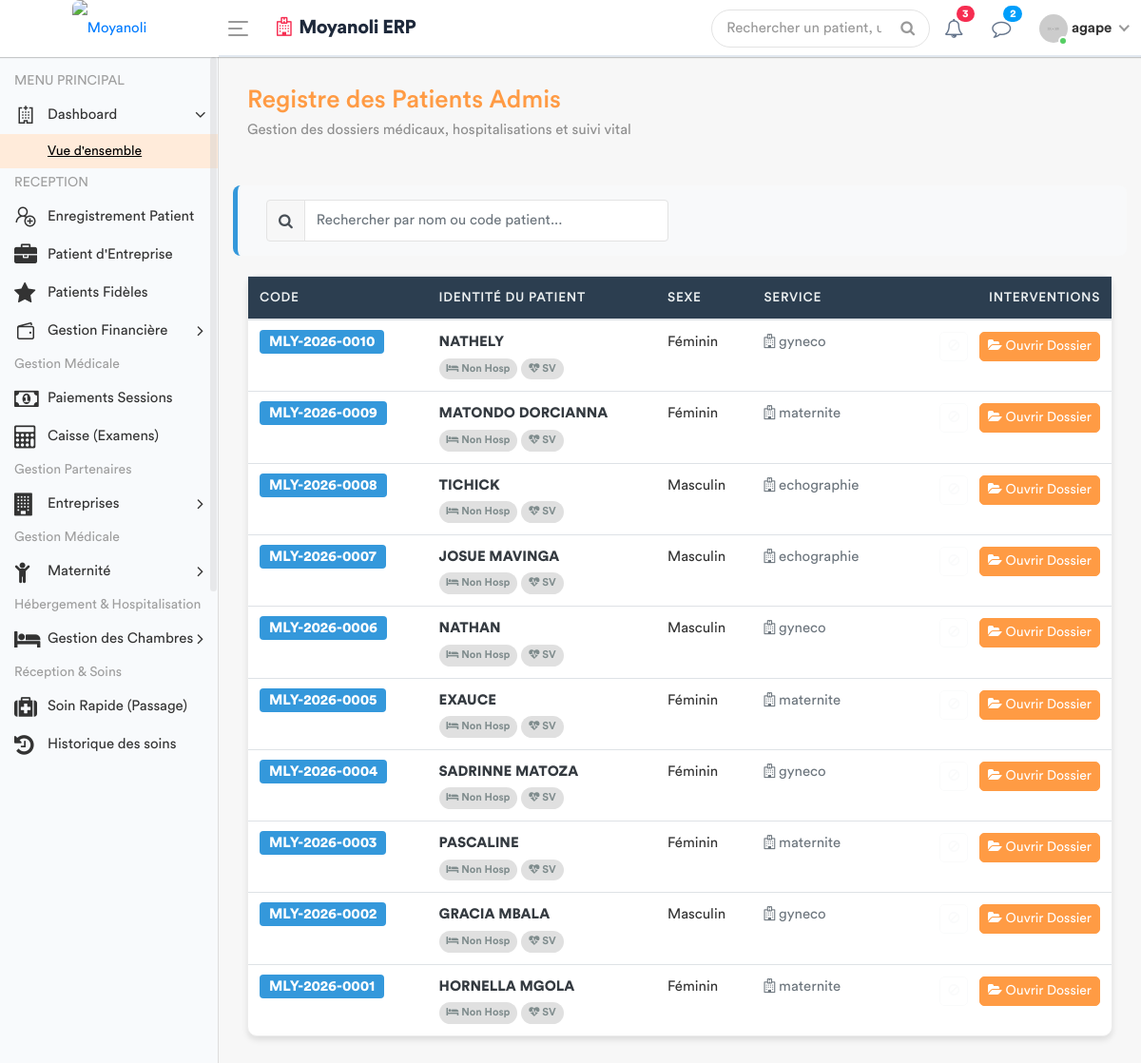
/patients/ (signed in), run on an earlier commit of the app's database.
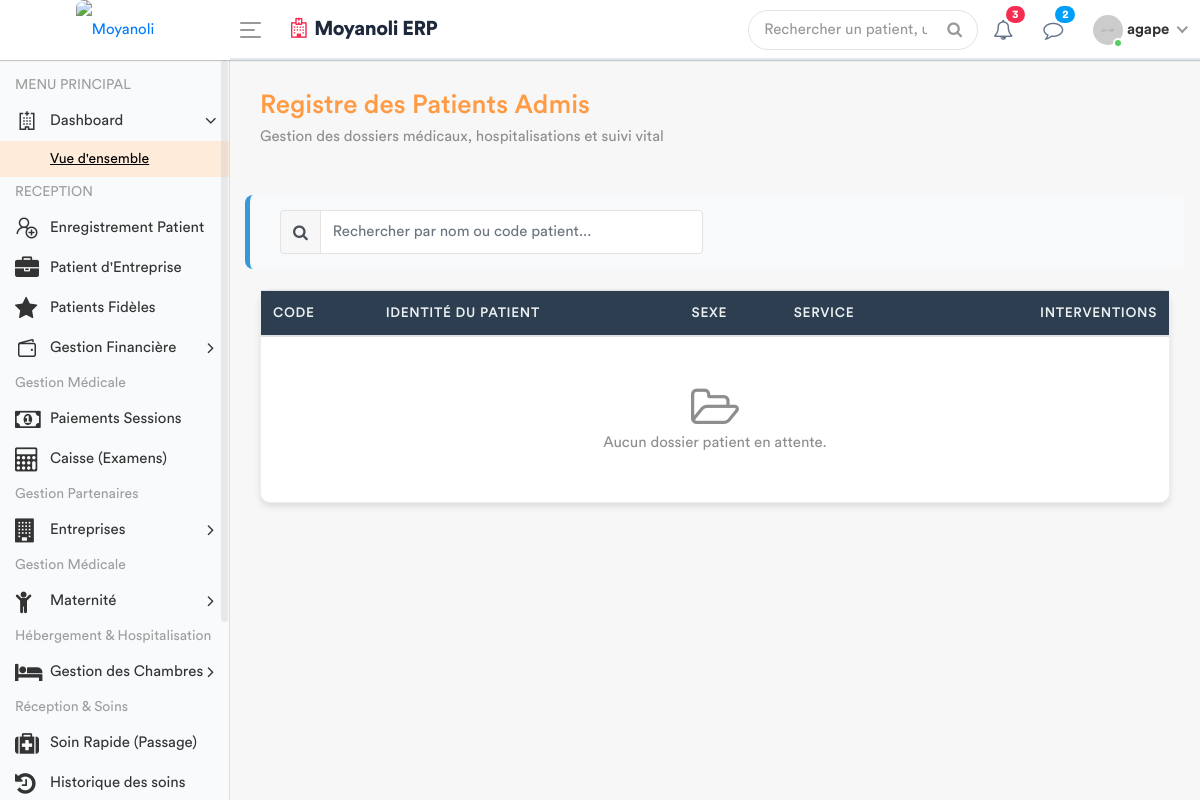
And on a later commit of the database.
### apps/models.py (models this page shows, shortened)
class Patient(models.Model):
    TYPE_CHOICES = [
        ('SIMPLE', 'Patient Simple'),
        ('FIDELE', 'Patient Fidèle'),
        ('CONVENTIONNE', 'Patient Conventionné'),
    ]
    code_patient = models.CharField(max_length=20, unique=True, editable=False)
    noms = models.CharField(max_length=100)
    service = models.ForeignKey('Service', on_delete=models.PROTECT, related_name='patients', null=True)
    sexe = models.CharField(max_length=1, choices=[('M', 'Masculin'), ('F', 'Féminin')])
    age = models.CharField(max_length=30)
    adresse = models.TextField()
    telephone = models.CharField(max_length=20)
    type_patient = models.CharField(max_length=15, choices=TYPE_CHOICES, default='SIMPLE')
    a_carte_fidelite = models.BooleanField(default=False, verbose_name="Possède carte de fidélité")
    entreprise = models.ForeignKey(
        'Entreprise',
        on_delete=models.SET_NULL,
        null=True,
        blank=True,
        related_name='patients',
        verbose_name="Entreprise (si conventionné)"
    )
    fiche_payee = models.BooleanField(default=False)
    created_by = models.ForeignKey(User, on_delete=models.SET_NULL, null=True, related_name='patients_crees')
    date_creation = models.DateTimeField(auto_now_add=True)
    date_modification = models.DateTimeField(auto_now=True)

class Service(models.Model):
    nom = models.CharField(max_length=100, unique=True)
    description = models.TextField(blank=True, null=True)
    date_creation = models.DateTimeField(default=timezone.now)
    class Meta:
        verbose_name = "Service"
        verbose_name_plural = "Services"

### apps/views.py (the view)
# urls.py: path('patients/', views.liste_patients_urgence, name='liste_patients_urgence'),
@login_required
def liste_patients_urgence(request):
    patients = Patient.objects.filter(fiche_payee=True).order_by('-id')
    role = Fonction.objects.filter(userKey=request.user).first()
    fonctionKey = role.fonctionKey.roleName if role and role.fonctionKey else None
    for p in patients:
        p.consultation_active = Consultation.objects.filter(
            triage__patient=p
        ).order_by('-date_creation').first()
        p.hosp_en_cours = Hospitalisation.objects.filter(
            patient=p,
            statut='EN_COURS'
        ).first()
    return render(request, 'back-end/medecin/liste_patients.html', {
        'patients': patients,
        'fonctionKey': fonctionKey
    })

### apps/templates/back-end/medecin/liste_patients.html (shortened to what this page needs)
<!DOCTYPE html>
{% load static %}
<html lang="fr">
    <head>
        {% include 'back-end/includes/css.html' %}
    </head>
    <body>
        <div class="main-wrapper">
            {% include 'back-end/includes/header.html' %}
            {% include 'back-end/includes/sidebar.html' %}
            <div class="page-wrapper">
                <div class="content container-fluid">
                    <div class="page-header">
                        <div class="row align-items-center">
                            <div class="col">
                                <h3 class="page-title text-primary">Registre des Patients Admis</h3>
                                <p class="text-muted">Gestion des dossiers médicaux, hospitalisations et suivi vital</p>
                            </div>
                        </div>
                    </div>
                    <div class="row search-container">
                        <div class="col-md-6">
                            <div class="input-group">
                                <div class="input-group-prepend"><span class="input-group-text"><i class="fa fa-search"></i></span></div>
                                <input type="text" id="searchInput" class="form-control" placeholder="Rechercher par nom ou code patient...">
                            </div>
                        </div>
                    </div>
                    <div class="card">
                        <div class="card-body p-0">
                            <div class="table-responsive">
                                <table class="table table-hover mb-0" id="patientTable">
                                    <thead>
                                        <tr>
                                            <th>CODE</th>
                                            <th>IDENTITÉ DU PATIENT</th>
                                            <th>SEXE</th>
                                            <th>SERVICE</th>
                                            <th class="text-right">INTERVENTIONS</th>
                                        </tr>
                                    </thead>
                                    <tbody id="patientTableBody">
                                        {% for patient in patients %}
                                        <tr class="align-middle">
                                            <td><span class="badge-code">{{ patient.code_patient }}</span></td>
                                            <td>
                                                <div class="font-weight-bold text-dark">{{ patient.noms }}</div>
                                                <div>
                                                    <span id="hosp_tab" class="med-tab {% if not patient.hosp_en_cours %}tab-inactive{% endif %}">
                                                        <i class="fa fa-bed"></i> {% if patient.hosp_en_cours %}Lit: {{ patient.hosp_en_cours.lit.nom_lit }}{% else %}Non Hosp{% endif %}
                                                    </span>
                                                    <span id="sv_tab" class="med-tab {% if not patient.a_signes_vitaux %}tab-inactive{% endif %}">
                                                        <i class="fa fa-heartbeat"></i> SV
                                                    </span>
                                                </div>
                                            </td>
                                            <td>{{ patient.get_sexe_display }}</td>
                                            <td><span class="text-secondary"><i class="fa fa-hospital-o"></i> {{ patient.service.nom|default:"Non assigné" }}</span></td>
                                            <td class="text-right">
                                                {% if patient.consultation_active %}
                                                    <a href="{% url 'enregistrer_ordonnance_urgence' patient.consultation_active.id %}"
                                                       class="btn btn-sm btn-outline-danger btn-action mr-2">
                                                        <i class="fa fa-heartbeat"></i> Urgence
                                                    </a>
                                                {% else %}
                                                    <button class="btn btn-sm btn-outline-light mr-2" disabled><i class="fa fa-ban"></i></button>
                                                {% endif %}
                                                <a href="{% url 'dossier_medical_complet' patient.id %}" class="btn btn-sm btn-primary btn-action">
                                                    <i class="fa fa-folder-open"></i> Ouvrir Dossier
                                                </a>
                                            </td>
                                        </tr>
                                        {% empty %}
                                        <tr>
                                            <td colspan="5" class="text-center py-5 text-muted">
                                                <i class="fa fa-folder-open-o fa-3x"></i><br>Aucun dossier patient en attente.
                                            </td>
                                        </tr>
                                        {% endfor %}
                                    </tbody>
                                </table>
                            </div>
                        </div>
                    </div>
                </div>
            </div>
        </div>
    </body>
</html>

### apps/templates/back-end/includes/css.html (shortened to what this page needs)
{% load static %}
        <link rel="stylesheet" href="{% static 'back-end/assets/css/bootstrap.min.css'%}">
        <link rel="stylesheet" href="{% static 'back-end/assets/css/font-awesome.min.css'%}">
        <link rel="stylesheet" href="{% static 'back-end/assets/css/line-awesome.min.css'%}">
		<link rel="stylesheet" href="{% static 'back-end/assets/plugins/morris/morris.css'%}">
        <link rel="stylesheet" href="{% static 'back-end/assets/css/style.css'%}">
		<link rel="stylesheet" href="{% static 'back-end/assets/css/dataTables.bootstrap4.min.css'%}">
		<link rel="stylesheet" href="{% static 'back-end/assets/css/select2.min.css'%}">
		<link rel="stylesheet" href="{% static 'back-end/assets/css/bootstrap-datetimepicker.min.css'%}">

### apps/templates/back-end/includes/header.html (shortened to what this page needs)
{% load static %}
<div class="header" style="background: #ffffff; border-bottom: 2px solid #e2e8f0;">
    <div class="header-left" style="background: #ffffff;">
        <a href="{% url 'home' %}" class="logo">
            <img src="{% static 'front-end/assets/dr/logo.jpeg' %}" width="45" height="45" alt="Moyanoli" style="border-radius: 8px;">
        </a>
    </div>
    <a id="toggle_btn" href="javascript:void(0);" style="color: #007bff;">
        <span class="bar-icon">
            <span></span>
            <span></span>
            <span></span>
        </span>
    </a>
    <div class="page-title-box">
        <h3 style="color: #1e293b; font-weight: 700; letter-spacing: -0.5px;">
            <i class="fa fa-hospital-o text-danger mr-2"></i>Moyanoli ERP
        </h3>
    </div>
    <ul class="nav user-menu">
        <li class="nav-item">
            <div class="top-nav-search">
                <form action="#">
                    <input class="form-control" type="text" placeholder="Rechercher un patient, un dossier...">
                    <button class="btn" type="submit"><i class="fa fa-search"></i></button>
                </form>
            </div>
        </li>
        <li class="nav-item dropdown">
            <a href="#" class="dropdown-toggle nav-link" data-toggle="dropdown">
                <i class="fa fa-bell-o" style="color: #64748b;"></i> <span class="badge badge-pill bg-danger">3</span>
            </a>
        </li>
        <li class="nav-item dropdown">
            <a href="#" class="dropdown-toggle nav-link" data-toggle="dropdown">
                <i class="fa fa-comment-o" style="color: #64748b;"></i> <span class="badge badge-pill bg-info">2</span>
            </a>
        </li>
        <li class="nav-item dropdown has-arrow main-drop">
            <a href="#" class="dropdown-toggle nav-link" data-toggle="dropdown">
                <span class="user-img">
                    <img src="{% static 'back-end/assets/img/profiles/avatar-21.jpg' %}" alt="">
                    <span class="status online"></span>
                </span>
                <span style="font-weight: 600;">{{ user.username }}</span>
            </a>
        </li>
    </ul>
</div>

### apps/templates/back-end/includes/sidebar.html (shortened to what this page needs)
<div class="sidebar" id="sidebar" style="background-color: #f8fafc;">
    <div class="sidebar-inner slimscroll">
        <div id="sidebar-menu" class="sidebar-menu">
            <ul>
                <li class="menu-title"> <span>MENU PRINCIPAL</span> </li>
                <li class="submenu">
                    <a href="#"><i class="la la-hospital"></i> <span> Dashboard</span> <span class="menu-arrow"></span></a>
                    <ul style="display: none;">
                        <li><a class="active" href="{% url 'dashboard' %}">Vue d'ensemble</a></li>
                    </ul>
                </li>
                {% if fonctionKey == 'receptionniste' %}
                    <li class="menu-title"> <span>RECEPTION</span> </li>
                    <li><a href="{% url 'enregistrement_patient' %}"><i class="la la-user-plus"></i> <span>Enregistrement Patient</span></a></li>
                    <li class="{% if request.resolver_match.url_name == 'enregistrer_patient_entreprise' %}active{% endif %}">
    <a href="{% url 'enregistrer_patient_entreprise' %}"><i class="fa fa-briefcase"></i> <span>Patient d'Entreprise</span></a>
</li>
                    <li>
    <a href="{% url 'liste_patients_avec_carte' %}">
        <i class="fa fa-star"></i> <span>Patients Fidèles</span>
    </a>
</li>
<li class="submenu">
                        <a href="#"><i class="la la-wallet"></i> <span> Gestion Financière </span> <span class="menu-arrow"></span></a>
                    </li>
                    <li class="menu-title">
    <span>Gestion Médicale</span>
</li>
<li>
    <a href="{% url 'liste_sessions' %}">
        <i class="fa fa-money"></i> <span>Paiements Sessions</span>
    </a>
</li>
                    <li><a href="{% url 'liste_attente_caisse' %}"><i class="fa fa-calculator"></i> <span>Caisse (Examens)</span></a></li>
                    <li class="menu-title"> <span>Gestion Partenaires</span> </li>
                    <li class="submenu">
                        <a href="#"><i class="fa fa-building"></i> <span>Entreprises</span> <span class="menu-arrow"></span></a>
                    </li>
                    <li class="menu-title">
                        <span>Gestion Médicale</span>
                    </li>
                    <li class="submenu">
                        <a href="#"><i class="fa fa-child"></i> <span> Maternité</span> <span class="menu-arrow"></span></a>
                    </li>
                    <li class="menu-title">
    <span>Hébergement & Hospitalisation</span>
</li>
<li class="submenu">
    <a href="#"><i class="fa fa-bed"></i> <span>Gestion des Chambres</span> <span class="menu-arrow"></span></a>
</li>
                <li class="menu-title">
    <span>Réception & Soins</span>
</li>
<li>
    <a href="{% url 'soin_rapide' %}">
        <i class="fa fa-medkit"></i>
        <span>Soin Rapide (Passage)</span>
    </a>
</li>
<li>
    <a href="{% url 'historique_soins' %}">
        <i class="fa fa-history"></i>
        <span>Historique des soins</span>
    </a>
</li>
                {% endif %}
            </ul>
        </div>
    </div>
</div>

### apps/templates/back-end/includes/js.html (shortened to what this page needs)
{% load static %}

### apps/templates/back-end/medecin/liste_patients.html (style rules this page uses)
.card { border-radius: 10px; box-shadow: 0 4px 6px rgba(0,0,0,0.1); }
.table thead th { background-color: #2c3e50; color: #ecf0f1; text-transform: uppercase; font-size: 0.85rem; }
.search-container { background: #f8f9fa; padding: 15px; border-radius: 8px; margin-bottom: 20px; border-left: 5px solid #3498db; }

What changed in the data, as far as the page shows it:
removed Patient: code_patient "MLY-2026-0010", noms "NATHELY", shows "Non Hosp", sexe "Féminin", service.nom "gyneco"
removed Patient: code_patient "MLY-2026-0009", noms "MATONDO DORCIANNA", shows "Non Hosp", sexe "Féminin", service.nom "maternite"
removed Patient: code_patient "MLY-2026-0008", noms "TICHICK", shows "Non Hosp", sexe "Masculin", service.nom "echographie"
removed Patient: code_patient "MLY-2026-0007", noms "JOSUE MAVINGA", shows "Non Hosp", sexe "Masculin", service.nom "echographie"
removed Patient: code_patient "MLY-2026-0006", noms "NATHAN", shows "Non Hosp", sexe "Masculin", service.nom "gyneco"
removed Patient: code_patient "MLY-2026-0005", noms "EXAUCE", shows "Non Hosp", sexe "Féminin", service.nom "maternite"
removed Patient: code_patient "MLY-2026-0004", noms "SADRINNE MATOZA", shows "Non Hosp", sexe "Féminin", service.nom "gyneco"
removed Patient: code_patient "MLY-2026-0003", noms "PASCALINE", shows "Non Hosp", sexe "Féminin", service.nom "maternite"
removed Patient: code_patient "MLY-2026-0002", noms "GRACIA MBALA", shows "Non Hosp", sexe "Masculin", service.nom "gyneco"
removed Patient: code_patient "MLY-2026-0001", noms "HORNELLA MGOLA", shows "Non Hosp", sexe "Féminin", service.nom "maternite"
Also different on the page:
text now shown: "Aucun dossier patient en attente."
